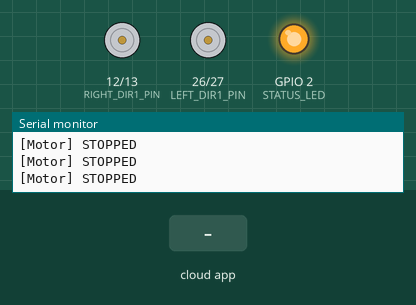
The program below on a simulated ESP32. Parts: motor-driver pin pairs drawn as motors (green arrow = first pin HIGH = forward, orange = second pin HIGH = backward, longer = more drive, scaled by the enable pin), output pins drawn as LEDs (lit = HIGH), the last lines printed to the serial monitor. Inputs (shaded band) come from the test bench. The ROS host is connected and sends only what is stated.

Above: at 4.9 s.
5.0 s: the phone or cloud app sets linear.x to -100
At 5.4 s:
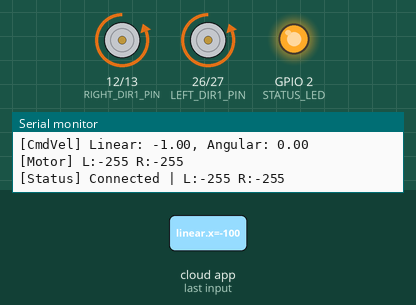
7.5 s: the phone or cloud app sets angular.z to -100
At 8.3 s:
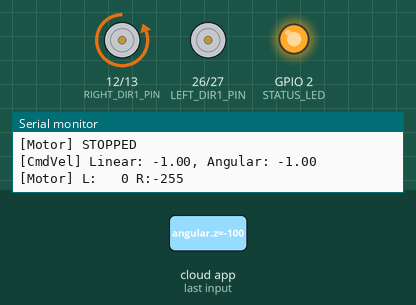
10.0 s: the phone or cloud app sets linear.x to 0
At 10.8 s:
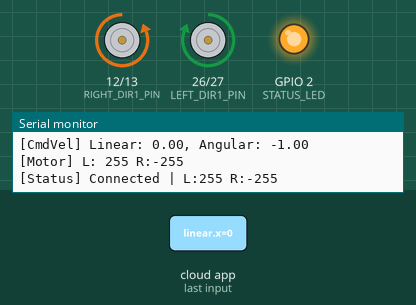
12.5 s: the phone or cloud app sets angular.z to 0
15.0 s: the phone or cloud app sets angular.z to 100
At 15.6 s:
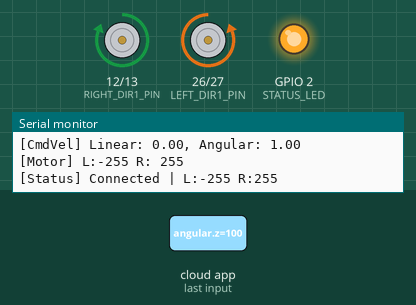
17.5 s: the phone or cloud app sets linear.x to 100
At 18.3 s:
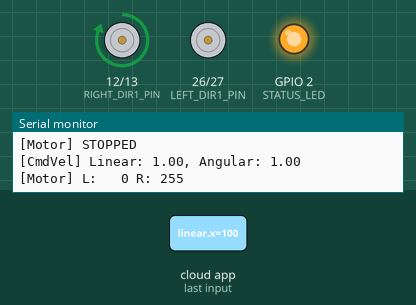
Timing chart, 0 to 20.5 s (numbered marks = the images above; inputs shaded):
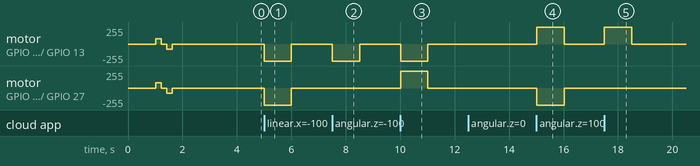

The program:

main.cpp
```cpp
/**
 * ESP32 Rover - micro-ROS Firmware
 *
 * Receives cmd_vel commands via micro-ROS over WiFi
 * and controls differential drive motors.
 *
 * Author: User
 * Date: 2026-01-28
 */

#include <Arduino.h>
#include "MotorController.h"
#include "MicroROSHandler.h"

// ============================================
// PIN CONFIGURATION - ADJUST FOR YOUR SETUP!
// ============================================

// Motor Driver Pins (e.g., for L298N)
// Left Motor
#define LEFT_PWM_PIN    25  // ENA on L298N
#define LEFT_DIR1_PIN   26  // IN1 on L298N
#define LEFT_DIR2_PIN   27  // IN2 on L298N

// Right Motor
#define RIGHT_PWM_PIN   14  // ENB on L298N
#define RIGHT_DIR1_PIN  12  // IN3 on L298N
#define RIGHT_DIR2_PIN  13  // IN4 on L298N

// ============================================
// WIFI ACCESS POINT CONFIGURATION
// ============================================

// AP credentials (can be overridden via build flags)
#ifndef AP_SSID
#define AP_SSID "RoverESP32"
#endif

#ifndef AP_PASSWORD
#define AP_PASSWORD "rover1234"
#endif

// micro-ROS Agent (run on your PC)
#ifndef AGENT_IP
#define AGENT_IP "192.168.1.100"
#endif

#ifndef AGENT_PORT
#define AGENT_PORT 8888
#endif

// ============================================
// GLOBAL OBJECTS
// ============================================

// Create motor controller
MotorController motorController(
    LEFT_PWM_PIN, LEFT_DIR1_PIN, LEFT_DIR2_PIN,
    RIGHT_PWM_PIN, RIGHT_DIR1_PIN, RIGHT_DIR2_PIN
);

// Create micro-ROS handler
MicroROSHandler rosHandler(motorController);

// Status LED
#define STATUS_LED 2  // Built-in LED on most ESP32 boards

// ============================================
// SETUP
// ============================================

void setup() {
    // Initialize serial for debugging
    Serial.begin(115200);
    delay(1000);

    Serial.println();
    Serial.println("========================================");
    Serial.println("   ESP32 Rover - micro-ROS Firmware");
    Serial.println("========================================");
    Serial.println();

    // Status LED
    pinMode(STATUS_LED, OUTPUT);
    digitalWrite(STATUS_LED, LOW);

    // Initialize motor controller
    motorController.begin();

    // Quick motor test (optional)
    Serial.println("[Setup] Motor test...");
    motorController.setVelocity(0.3, 0);
    delay(200);
    motorController.stop();
    delay(200);
    motorController.setVelocity(-0.3, 0);
    delay(200);
    motorController.stop();
    Serial.println("[Setup] Motor test complete");

    // Initialize micro-ROS (WiFi AP + Agent)
    if (rosHandler.begin(AP_SSID, AP_PASSWORD, AGENT_IP, AGENT_PORT)) {
        Serial.println("[Setup] micro-ROS initialized successfully!");
        digitalWrite(STATUS_LED, HIGH);
    } else {
        Serial.println("[Setup] micro-ROS initialization FAILED!");
        Serial.println("[Setup] Running in offline mode - motors stopped");
        // Blink LED to indicate error
        for (int i = 0; i < 10; i++) {
            digitalWrite(STATUS_LED, !digitalRead(STATUS_LED));
            delay(200);
        }
    }

    Serial.println();
    Serial.println("[Setup] Complete! Waiting for commands...");
    Serial.println();
}

// ============================================
// MAIN LOOP
// ============================================

unsigned long lastStatusTime = 0;
const unsigned long STATUS_INTERVAL = 5000; // Print status every 5 seconds

void loop() {
    // Spin micro-ROS executor
    rosHandler.spin();

    // Check connection status periodically
    if (millis() - lastStatusTime > STATUS_INTERVAL) {
        lastStatusTime = millis();

        if (rosHandler.isConnected()) {
            Serial.printf("[Status] Connected | L:%d R:%d\n",
                         motorController.getLeftSpeed(),
                         motorController.getRightSpeed());
            digitalWrite(STATUS_LED, HIGH);
        } else {
            Serial.println("[Status] Disconnected - attempting reconnect...");
            digitalWrite(STATUS_LED, LOW);
            rosHandler.reconnect();
        }
    }

    // Small delay to prevent watchdog issues
    delay(1);
}
```

MicroROSHandler.cpp
```cpp
#include "MicroROSHandler.h"
#include <WiFi.h>

// Static instance for callback access
MicroROSHandler* MicroROSHandler::_instance = nullptr;

MicroROSHandler::MicroROSHandler(MotorController& motorController)
    : _motorController(motorController),
      _connected(false),
      _lastMsgTime(0),
      _ssid(nullptr),
      _password(nullptr),
      _agentIp(nullptr),
      _agentPort(0)
{
    _instance = this;
}

MicroROSHandler::~MicroROSHandler() {
    if (_connected) {
        rcl_subscription_fini(&_cmdVelSub, &_node);
        rcl_node_fini(&_node);
        rclc_support_fini(&_support);
    }
    _instance = nullptr;
}

bool MicroROSHandler::begin(const char* ssid, const char* password,
                            const char* agentIp, uint16_t agentPort) {
    _ssid = ssid;
    _password = password;
    _agentIp = agentIp;
    _agentPort = agentPort;

    Serial.println("[MicroROS] Starting WiFi Access Point...");
    Serial.printf("  SSID: %s\n", ssid);
    Serial.printf("  Password: %s\n", password);

    // Start Access Point mode
    WiFi.mode(WIFI_AP);
    bool apStarted = WiFi.softAP(ssid, password);

    if (!apStarted) {
        Serial.println("[MicroROS] Failed to start Access Point!");
        return false;
    }

    // Set static IP for AP (default is 192.168.4.1)
    delay(100);

    Serial.println("[MicroROS] Access Point Started!");
    Serial.printf("  AP IP: %s\n", WiFi.softAPIP().toString().c_str());
    Serial.println("  >> Connect your computer to this WiFi network <<");
    Serial.printf("  >> Then run micro-ROS agent, ESP32 will connect to: %s:%d <<\n", agentIp, agentPort);

    // Configure micro-ROS transport
    Serial.printf("[MicroROS] Connecting to agent at %s:%d\n", agentIp, agentPort);

    IPAddress agent_ip;
    agent_ip.fromString(agentIp);
    set_microros_wifi_transports(
        const_cast<char*>(ssid),
        const_cast<char*>(password),
        agent_ip,
        agentPort
    );

    // Wait for agent connection
    delay(2000);

    // Initialize allocator
    _allocator = rcl_get_default_allocator();

    // Initialize support
    rcl_ret_t ret = rclc_support_init(&_support, 0, NULL, &_allocator);
    if (ret != RCL_RET_OK) {
        Serial.printf("[MicroROS] Support init failed: %d\n", (int)ret);
        return false;
    }

    // Create node
    ret = rclc_node_init_default(&_node, "esp32_rover", "", &_support);
    if (ret != RCL_RET_OK) {
        Serial.printf("[MicroROS] Node init failed: %d\n", (int)ret);
        return false;
    }
    Serial.println("[MicroROS] Node created: esp32_rover");

    // Create subscriber for cmd_vel
    ret = rclc_subscription_init_default(
        &_cmdVelSub,
        &_node,
        ROSIDL_GET_MSG_TYPE_SUPPORT(geometry_msgs, msg, Twist),
        "cmd_vel"
    );
    if (ret != RCL_RET_OK) {
        Serial.printf("[MicroROS] Subscription init failed: %d\n", (int)ret);
        return false;
    }
    Serial.println("[MicroROS] Subscribed to: /cmd_vel");

    // Create executor
    ret = rclc_executor_init(&_executor, &_support.context, 1, &_allocator);
    if (ret != RCL_RET_OK) {
        Serial.printf("[MicroROS] Executor init failed: %d\n", (int)ret);
        return false;
    }

    // Add subscription to executor
    ret = rclc_executor_add_subscription(
        &_executor,
        &_cmdVelSub,
        &_twistMsg,
        &MicroROSHandler::cmdVelCallback,
        ON_NEW_DATA
    );
    if (ret != RCL_RET_OK) {
        Serial.printf("[MicroROS] Add subscription failed: %d\n", (int)ret);
        return false;
    }

    _connected = true;
    _lastMsgTime = millis();

    Serial.println("[MicroROS] Initialization complete!");
    return true;
}

void MicroROSHandler::spin() {
    if (!_connected) {
        return;
    }

    // Spin executor with timeout
    rclc_executor_spin_some(&_executor, RCL_MS_TO_NS(10));

    // Watchdog - stop motors if no message received
    if (millis() - _lastMsgTime > TIMEOUT_MS) {
        _motorController.stop();
    }
}

void MicroROSHandler::cmdVelCallback(const void* msgIn) {
    if (_instance != nullptr) {
        const geometry_msgs__msg__Twist* msg =
            static_cast<const geometry_msgs__msg__Twist*>(msgIn);
        _instance->handleCmdVel(msg);
    }
}

void MicroROSHandler::handleCmdVel(const geometry_msgs__msg__Twist* msg) {
    _lastMsgTime = millis();

    // Extract linear.x and angular.z
    float linear = msg->linear.x;
    float angular = msg->angular.z;

    Serial.printf("[CmdVel] Linear: %.2f, Angular: %.2f\n", linear, angular);

    // Send to motor controller
    _motorController.setVelocity(linear, angular);
}

void MicroROSHandler::handleDisconnect() {
    _connected = false;
    _motorController.stop();
    Serial.println("[MicroROS] Disconnected!");
}

bool MicroROSHandler::reconnect() {
    Serial.println("[MicroROS] Attempting reconnection...");

    // Cleanup old resources
    if (_connected) {
        rclc_executor_fini(&_executor);
        rcl_subscription_fini(&_cmdVelSub, &_node);
        rcl_node_fini(&_node);
        rclc_support_fini(&_support);
    }

    _connected = false;

    // Try to reconnect
    return begin(_ssid, _password, _agentIp, _agentPort);
}
```

MicroROSHandler.h
```cpp
#ifndef MICRO_ROS_HANDLER_H
#define MICRO_ROS_HANDLER_H

#include <Arduino.h>
#include <micro_ros_platformio.h>

#include <rcl/rcl.h>
#include <rclc/rclc.h>
#include <rclc/executor.h>
#include <geometry_msgs/msg/twist.h>

#include "MotorController.h"

/**
 * @brief micro-ROS Handler class
 *
 * Manages WiFi connection and micro-ROS communication.
 * Subscribes to cmd_vel and forwards commands to MotorController.
 */
class MicroROSHandler {
public:
    /**
     * @brief Construct a new MicroROS Handler
     *
     * @param motorController Reference to motor controller
     */
    MicroROSHandler(MotorController& motorController);

    /**
     * @brief Destructor - cleanup ROS resources
     */
    ~MicroROSHandler();

    /**
     * @brief Initialize WiFi and micro-ROS
     *
     * @param ssid WiFi SSID
     * @param password WiFi password
     * @param agentIp micro-ROS agent IP address
     * @param agentPort micro-ROS agent port
     * @return true if initialization successful
     */
    bool begin(const char* ssid, const char* password,
               const char* agentIp, uint16_t agentPort);

    /**
     * @brief Spin the executor (call in loop)
     */
    void spin();

    /**
     * @brief Check if connected to agent
     */
    bool isConnected() const { return _connected; }

    /**
     * @brief Handle connection loss
     */
    void handleDisconnect();

    /**
     * @brief Attempt to reconnect to agent
     */
    bool reconnect();

private:
    // Motor controller reference
    MotorController& _motorController;

    // micro-ROS entities
    rcl_allocator_t _allocator;
    rclc_support_t _support;
    rcl_node_t _node;
    rcl_subscription_t _cmdVelSub;
    rclc_executor_t _executor;

    // Message buffer
    geometry_msgs__msg__Twist _twistMsg;

    // Connection state
    bool _connected;
    unsigned long _lastMsgTime;
    static const unsigned long TIMEOUT_MS = 1000; // Watchdog timeout

    // WiFi credentials storage
    const char* _ssid;
    const char* _password;
    const char* _agentIp;
    uint16_t _agentPort;

    /**
     * @brief Static callback wrapper for cmd_vel subscription
     */
    static void cmdVelCallback(const void* msgIn);

    /**
     * @brief Instance callback for cmd_vel
     */
    void handleCmdVel(const geometry_msgs__msg__Twist* msg);

    // Singleton for static callback access
    static MicroROSHandler* _instance;
};

#endif // MICRO_ROS_HANDLER_H
```

MotorController.cpp
```cpp
#include "MotorController.h"

MotorController::MotorController(
    uint8_t leftPwmPin, uint8_t leftDir1Pin, uint8_t leftDir2Pin,
    uint8_t rightPwmPin, uint8_t rightDir1Pin, uint8_t rightDir2Pin
) : _leftPwmPin(leftPwmPin),
    _leftDir1Pin(leftDir1Pin),
    _leftDir2Pin(leftDir2Pin),
    _rightPwmPin(rightPwmPin),
    _rightDir1Pin(rightDir1Pin),
    _rightDir2Pin(rightDir2Pin),
    _leftPwmChannel(0),
    _rightPwmChannel(1),
    _leftSpeed(0),
    _rightSpeed(0),
    _wheelBase(0.3f)  // Default wheel base 30cm
{
}

void MotorController::begin() {
    // Configure direction pins as outputs
    pinMode(_leftDir1Pin, OUTPUT);
    pinMode(_leftDir2Pin, OUTPUT);
    pinMode(_rightDir1Pin, OUTPUT);
    pinMode(_rightDir2Pin, OUTPUT);

    // Configure PWM channels for ESP32
    ledcSetup(_leftPwmChannel, PWM_FREQ, PWM_RESOLUTION);
    ledcSetup(_rightPwmChannel, PWM_FREQ, PWM_RESOLUTION);

    // Attach PWM channels to pins
    ledcAttachPin(_leftPwmPin, _leftPwmChannel);
    ledcAttachPin(_rightPwmPin, _rightPwmChannel);

    // Ensure motors are stopped
    stop();

    Serial.println("[MotorController] Initialized");
    Serial.printf("  Left: PWM=%d, Dir1=%d, Dir2=%d\n",
                  _leftPwmPin, _leftDir1Pin, _leftDir2Pin);
    Serial.printf("  Right: PWM=%d, Dir1=%d, Dir2=%d\n",
                  _rightPwmPin, _rightDir1Pin, _rightDir2Pin);
}

void MotorController::setVelocity(float linear, float angular) {
    // Differential drive kinematics
    // Convert linear (m/s) and angular (rad/s) to wheel speeds

    // Normalize inputs to -1.0 to 1.0 range
    linear = constrain(linear, -1.0f, 1.0f);
    angular = constrain(angular, -1.0f, 1.0f);

    // Calculate differential speeds
    // left = linear - angular (positive angular = turn left = slow left wheel)
    // right = linear + angular
    float leftNorm = linear - angular;
    float rightNorm = linear + angular;

    // Scale to prevent overflow (if both are > 1.0)
    float maxMag = max(abs(leftNorm), abs(rightNorm));
    if (maxMag > 1.0f) {
        leftNorm /= maxMag;
        rightNorm /= maxMag;
    }

    // Convert to PWM range (-255 to 255)
    int16_t leftSpeed = (int16_t)(leftNorm * 255.0f);
    int16_t rightSpeed = (int16_t)(rightNorm * 255.0f);

    setMotorSpeeds(leftSpeed, rightSpeed);
}

void MotorController::setMotorSpeeds(int16_t leftSpeed, int16_t rightSpeed) {
    _leftSpeed = constrain(leftSpeed, -255, 255);
    _rightSpeed = constrain(rightSpeed, -255, 255);

    setMotor(_leftPwmChannel, _leftDir1Pin, _leftDir2Pin, _leftSpeed);
    setMotor(_rightPwmChannel, _rightDir1Pin, _rightDir2Pin, _rightSpeed);

    Serial.printf("[Motor] L:%4d R:%4d\n", _leftSpeed, _rightSpeed);
}

void MotorController::setMotor(uint8_t pwmChannel, uint8_t dir1Pin, uint8_t dir2Pin, int16_t speed) {
    if (speed >= 0) {
        // Forward direction
        digitalWrite(dir1Pin, HIGH);
        digitalWrite(dir2Pin, LOW);
        ledcWrite(pwmChannel, speed);
    } else {
        // Reverse direction
        digitalWrite(dir1Pin, LOW);
        digitalWrite(dir2Pin, HIGH);
        ledcWrite(pwmChannel, -speed);
    }
}

void MotorController::stop() {
    _leftSpeed = 0;
    _rightSpeed = 0;

    // Set all direction pins LOW
    digitalWrite(_leftDir1Pin, LOW);
    digitalWrite(_leftDir2Pin, LOW);
    digitalWrite(_rightDir1Pin, LOW);
    digitalWrite(_rightDir2Pin, LOW);

    // Set PWM to 0
    ledcWrite(_leftPwmChannel, 0);
    ledcWrite(_rightPwmChannel, 0);

    Serial.println("[Motor] STOPPED");
}
```

MotorController.h
```cpp
#ifndef MOTOR_CONTROLLER_H
#define MOTOR_CONTROLLER_H

#include <Arduino.h>

/**
 * @brief Motor Controller class for differential drive rover
 *
 * Controls two motors (left and right) using PWM signals.
 * Supports various motor drivers (L298N, TB6612, etc.)
 */
class MotorController {
public:
    /**
     * @brief Construct a new Motor Controller
     *
     * @param leftPwmPin PWM pin for left motor speed
     * @param leftDir1Pin Direction pin 1 for left motor
     * @param leftDir2Pin Direction pin 2 for left motor
     * @param rightPwmPin PWM pin for right motor speed
     * @param rightDir1Pin Direction pin 1 for right motor
     * @param rightDir2Pin Direction pin 2 for right motor
     */
    MotorController(
        uint8_t leftPwmPin, uint8_t leftDir1Pin, uint8_t leftDir2Pin,
        uint8_t rightPwmPin, uint8_t rightDir1Pin, uint8_t rightDir2Pin
    );

    /**
     * @brief Initialize motor pins and PWM
     */
    void begin();

    /**
     * @brief Set motor speeds from linear and angular velocity
     *
     * @param linear Linear velocity (-1.0 to 1.0)
     * @param angular Angular velocity (-1.0 to 1.0)
     */
    void setVelocity(float linear, float angular);

    /**
     * @brief Set individual motor speeds
     *
     * @param leftSpeed Left motor speed (-255 to 255)
     * @param rightSpeed Right motor speed (-255 to 255)
     */
    void setMotorSpeeds(int16_t leftSpeed, int16_t rightSpeed);

    /**
     * @brief Stop both motors immediately
     */
    void stop();

    /**
     * @brief Get last set left motor speed
     */
    int16_t getLeftSpeed() const { return _leftSpeed; }

    /**
     * @brief Get last set right motor speed
     */
    int16_t getRightSpeed() const { return _rightSpeed; }

private:
    // Pin configuration
    uint8_t _leftPwmPin;
    uint8_t _leftDir1Pin;
    uint8_t _leftDir2Pin;
    uint8_t _rightPwmPin;
    uint8_t _rightDir1Pin;
    uint8_t _rightDir2Pin;

    // PWM channel configuration (ESP32 LEDC)
    uint8_t _leftPwmChannel;
    uint8_t _rightPwmChannel;
    static const uint32_t PWM_FREQ = 5000;
    static const uint8_t PWM_RESOLUTION = 8;

    // Current motor speeds
    int16_t _leftSpeed;
    int16_t _rightSpeed;

    // Wheel base for differential drive calculation
    float _wheelBase;

    /**
     * @brief Set single motor direction and speed
     */
    void setMotor(uint8_t pwmChannel, uint8_t dir1Pin, uint8_t dir2Pin, int16_t speed);
};

#endif // MOTOR_CONTROLLER_H
```

Measured:
- after the input at 5.0 s, motor on GPIO 12 (RIGHT_DIR1_PIN) / GPIO 13 (RIGHT_DIR2_PIN), motor on GPIO 26 (LEFT_DIR1_PIN) / GPIO 27 (LEFT_DIR2_PIN): stopped → backward 255/255 at once, → stopped 1.0 s later
- after the input at 7.5 s, motor on GPIO 12 (RIGHT_DIR1_PIN) / GPIO 13 (RIGHT_DIR2_PIN): stopped → backward 255/255 at once, → stopped 1.0 s later
- after the input at 10.0 s, motor on GPIO 12 (RIGHT_DIR1_PIN) / GPIO 13 (RIGHT_DIR2_PIN): stopped → backward 255/255 at once, → stopped 1.0 s later; motor on GPIO 26 (LEFT_DIR1_PIN) / GPIO 27 (LEFT_DIR2_PIN): stopped → forward 255/255 at once, → stopped 1.0 s later
- after the input at 15.0 s, motor on GPIO 12 (RIGHT_DIR1_PIN) / GPIO 13 (RIGHT_DIR2_PIN): stopped → forward 255/255 at once, → stopped 1.0 s later; motor on GPIO 26 (LEFT_DIR1_PIN) / GPIO 27 (LEFT_DIR2_PIN): stopped → backward 255/255 at once, → stopped 1.0 s later
- after the input at 17.5 s, motor on GPIO 12 (RIGHT_DIR1_PIN) / GPIO 13 (RIGHT_DIR2_PIN): stopped → forward 255/255 at once, → stopped 1.0 s later
